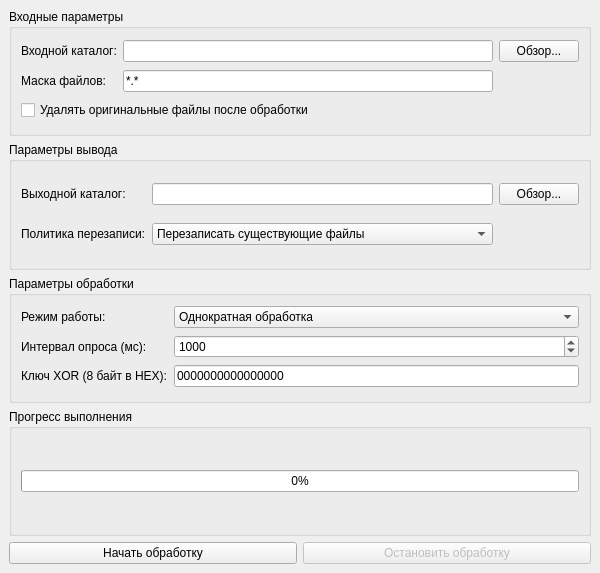
<?xml version="1.0" encoding="UTF-8"?>
<ui version="4.0">
 <class>MainWindow</class>
 <widget class="QMainWindow" name="MainWindow">
  <property name="geometry">
   <rect>
    <x>0</x>
    <y>0</y>
    <width>600</width>
    <height>573</height>
   </rect>
  </property>
  <property name="windowTitle">
   <string>Обработчик файлов XOR</string>
  </property>
  <widget class="QWidget" name="centralwidget">
   <layout class="QVBoxLayout" name="verticalLayout">
    <item>
     <widget class="QGroupBox" name="groupBox">
      <property name="title">
       <string>Входные параметры</string>
      </property>
      <layout class="QGridLayout" name="gridLayout">
       <item row="0" column="0">
        <widget class="QLabel" name="label">
         <property name="text">
          <string>Входной каталог:</string>
         </property>
        </widget>
       </item>
       <item row="0" column="1">
        <widget class="QLineEdit" name="inputPathEdit"/>
       </item>
       <item row="0" column="2">
        <widget class="QPushButton" name="inputBrowseButton">
         <property name="text">
          <string>Обзор...</string>
         </property>
        </widget>
       </item>
       <item row="1" column="0">
        <widget class="QLabel" name="label_2">
         <property name="text">
          <string>Маска файлов:</string>
         </property>
        </widget>
       </item>
       <item row="1" column="1">
        <widget class="QLineEdit" name="inputMaskEdit">
         <property name="text">
          <string>*.*</string>
         </property>
        </widget>
       </item>
       <item row="2" column="0" colspan="3">
        <widget class="QCheckBox" name="deleteOriginalsCheck">
         <property name="text">
          <string>Удалять оригинальные файлы после обработки</string>
         </property>
        </widget>
       </item>
      </layout>
     </widget>
    </item>
    <item>
     <widget class="QGroupBox" name="groupBox_2">
      <property name="title">
       <string>Параметры вывода</string>
      </property>
      <layout class="QGridLayout" name="gridLayout_2">
       <item row="0" column="0">
        <widget class="QLabel" name="label_3">
         <property name="text">
          <string>Выходной каталог:</string>
         </property>
        </widget>
       </item>
       <item row="0" column="1">
        <widget class="QLineEdit" name="outputPathEdit"/>
       </item>
       <item row="0" column="2">
        <widget class="QPushButton" name="outputBrowseButton">
         <property name="text">
          <string>Обзор...</string>
         </property>
        </widget>
       </item>
       <item row="1" column="0">
        <widget class="QLabel" name="label_4">
         <property name="text">
          <string>Политика перезаписи:</string>
         </property>
        </widget>
       </item>
       <item row="1" column="1">
        <widget class="QComboBox" name="overwriteCombo">
         <item>
          <property name="text">
           <string>Перезаписать существующие файлы</string>
          </property>
         </item>
         <item>
          <property name="text">
           <string>Переименовать новые файлы (добавить счетчик)</string>
          </property>
         </item>
        </widget>
       </item>
      </layout>
     </widget>
    </item>
    <item>
     <widget class="QGroupBox" name="groupBox_3">
      <property name="title">
       <string>Параметры обработки</string>
      </property>
      <layout class="QGridLayout" name="gridLayout_3">
       <item row="0" column="0">
        <widget class="QLabel" name="label_5">
         <property name="text">
          <string>Режим работы:</string>
         </property>
        </widget>
       </item>
       <item row="0" column="1">
        <widget class="QComboBox" name="runModeCombo">
         <item>
          <property name="text">
           <string>Однократная обработка</string>
          </property>
         </item>
         <item>
          <property name="text">
           <string>Периодическая обработка по таймеру</string>
          </property>
         </item>
        </widget>
       </item>
       <item row="1" column="0">
        <widget class="QLabel" name="label_6">
         <property name="text">
          <string>Интервал опроса (мс):</string>
         </property>
        </widget>
       </item>
       <item row="1" column="1">
        <widget class="QSpinBox" name="pollingIntervalSpin">
         <property name="minimum">
          <number>100</number>
         </property>
         <property name="maximum">
          <number>100000</number>
         </property>
         <property name="singleStep">
          <number>500</number>
         </property>
         <property name="value">
          <number>1000</number>
         </property>
        </widget>
       </item>
       <item row="2" column="0">
        <widget class="QLabel" name="label_7">
         <property name="text">
          <string>Ключ XOR (8 байт в HEX):</string>
         </property>
        </widget>
       </item>
       <item row="2" column="1">
        <widget class="QLineEdit" name="xorKeyEdit">
         <property name="text">
          <string>0000000000000000</string>
         </property>
         <property name="maxLength">
          <number>16</number>
         </property>
        </widget>
       </item>
      </layout>
     </widget>
    </item>
    <item>
     <widget class="QGroupBox" name="groupBox_4">
      <property name="title">
       <string>Прогресс выполнения</string>
      </property>
      <layout class="QVBoxLayout" name="verticalLayout_2">
       <item>
        <widget class="QProgressBar" name="progressBar">
         <property name="value">
          <number>0</number>
         </property>
        </widget>
       </item>
      </layout>
     </widget>
    </item>
    <item>
     <layout class="QHBoxLayout" name="horizontalLayout">
      <item>
       <widget class="QPushButton" name="startButton">
        <property name="text">
         <string>Начать обработку</string>
        </property>
       </widget>
      </item>
      <item>
       <widget class="QPushButton" name="stopButton">
        <property name="enabled">
         <bool>false</bool>
        </property>
        <property name="text">
         <string>Остановить обработку</string>
        </property>
       </widget>
      </item>
     </layout>
    </item>
   </layout>
  </widget>
 </widget>
 <resources/>
 <connections/>
</ui>
